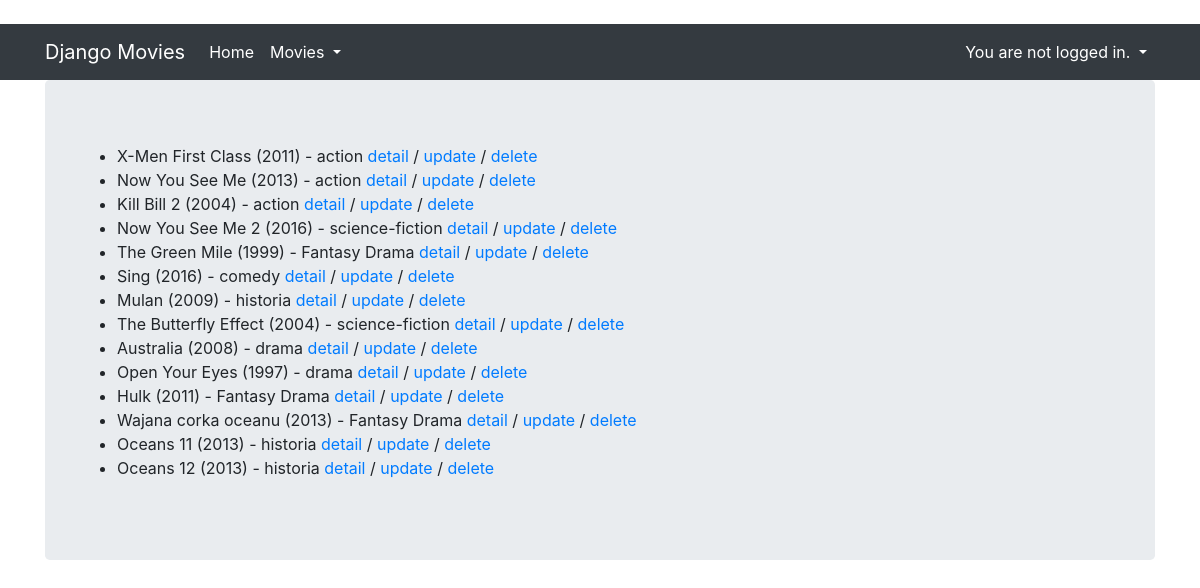
/core/movie/list, run on an earlier commit of the app's database.
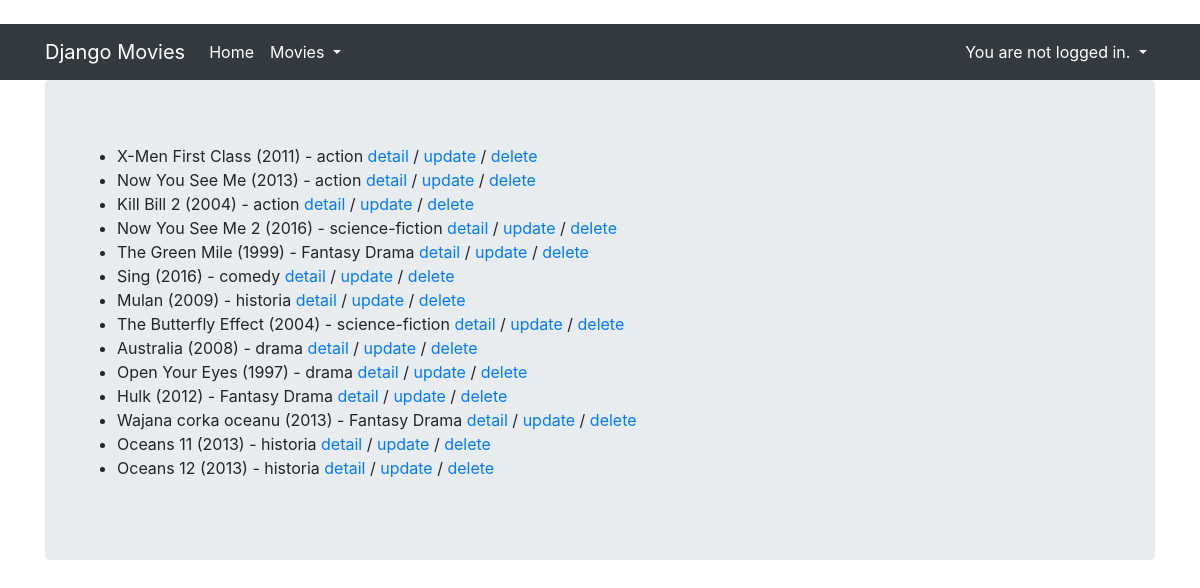
And on a later commit of the database.
### core/models.py (models this page shows, shortened)
class Movie(models.Model):  #  to jest podstawowy model models.Model
    genre = models.ForeignKey(Genre, null=True, on_delete=models.CASCADE)
    title = models.CharField(max_length=100)
    rating = models.IntegerField(null=True, validators=[MaxValueValidator(10), MinValueValidator(1)])
    released = models.DateField(null=True)
    description = models.TextField(null=True, blank=True)   # null = True, czy zazwalasz danemu rekordowi być zerowym, blank odnosie się do formularzy
    created = models.DateTimeField(auto_now_add=True)
    director=models.ForeignKey(Director,null=True,on_delete=models.SET_NULL)
    countries = models.ManyToManyField(Country, null = True, related_name = 'movies')
    class Meta:
        unique_together = ('title', 'released')

class Genre(models.Model):
    name = models.CharField(max_length=20, unique=True)
    age_limit = models.IntegerField(null=True, blank=True,
                                    choices=AGE_LIMITS,
                                    default = 2)
    def __str__(self):
        return self.name

### core/views.py (the view)
# urls.py: path('movie/list', MovieListView.as_view(), name='movie_list'),
class MovieListView(ListView):
    template_name = "movie_list.html"
    model = Movie

### core/templatetags/movie_extras.py (called while the page is built)
@register.simple_tag
def movie_format(movie, short=False):
    if short:
        return f'{movie.title} ({movie.released.year})'
    return f'{movie.title} ({movie.released.year}) - {movie.genre}'

@register.filter  #
def attr_as_p(obj, attrname):
    label = escape(attrname.capitalize())  # taki string zeby ladować do html
    value = escape(getattr(obj, attrname)) # to frontendowe rrzeczy
    return SafeString(f'<p><strong>{label}:</strong> {value}</p')

### core/templates/movie_list.html
{% extends "base.html" %}
{% load movie_extras %}
{% block content %}
  <ul>
    {% for movie in object_list %}
      <li>
        {% movie_format movie short=False %}
        <a href="{% url 'core:movie_detail' movie.pk %}">detail</a> /
        <a href="{% url 'core:movie_update' movie.pk %}">update</a> /
        <a href="{% url 'core:movie_delete' movie.pk %}">delete</a>
      </li>
    {% endfor %}
  </ul>
{% endblock %}

What changed in the data, as far as the page shows it:
changed Movie: title+released+genre "Hulk (2011) - Fantasy Drama" → "Hulk (2012) - Fantasy Drama"
